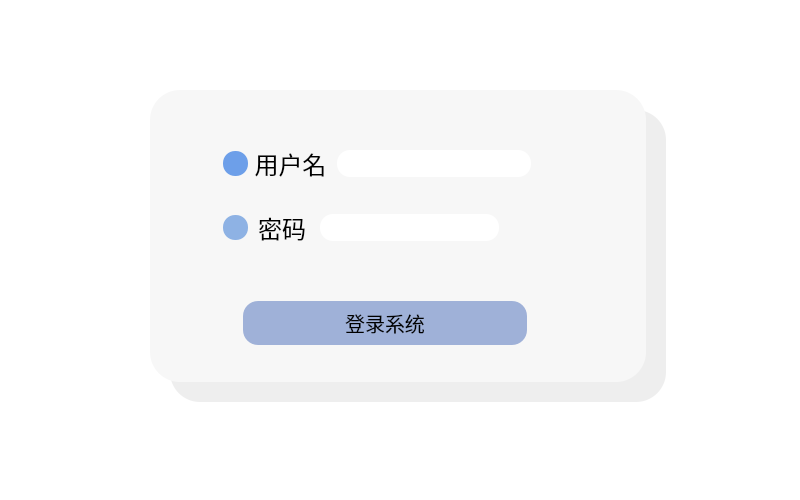
<?xml version="1.0" encoding="UTF-8"?>
<ui version="4.0">
 <class>LogIn</class>
 <widget class="QMainWindow" name="LogIn">
  <property name="geometry">
   <rect>
    <x>0</x>
    <y>0</y>
    <width>800</width>
    <height>500</height>
   </rect>
  </property>
  <property name="windowTitle">
   <string>LogIn</string>
  </property>
  <property name="styleSheet">
   <string notr="true">background-color:rgb(247,247,247);</string>
  </property>
  <widget class="QWidget" name="centralwidget">
   <property name="styleSheet">
    <string notr="true">background-color:rgb(255,255,255)</string>
   </property>
   <widget class="QLabel" name="label">
    <property name="geometry">
     <rect>
      <x>150</x>
      <y>90</y>
      <width>496</width>
      <height>292</height>
     </rect>
    </property>
    <property name="styleSheet">
     <string notr="true">*{
 border-radius: 30px; border: none; background: rgb(247,247,247);
}</string>
    </property>
    <property name="text">
     <string/>
    </property>
   </widget>
   <widget class="QLineEdit" name="IDedit">
    <property name="enabled">
     <bool>true</bool>
    </property>
    <property name="geometry">
     <rect>
      <x>337</x>
      <y>150</y>
      <width>194</width>
      <height>27</height>
     </rect>
    </property>
    <property name="minimumSize">
     <size>
      <width>164</width>
      <height>27</height>
     </size>
    </property>
    <property name="styleSheet">
     <string notr="true">*{
border:none;
background-color: rgb(255, 255, 255); 
border-radius: 13px
}</string>
    </property>
   </widget>
   <widget class="QLineEdit" name="passwordedit">
    <property name="enabled">
     <bool>true</bool>
    </property>
    <property name="geometry">
     <rect>
      <x>320</x>
      <y>214</y>
      <width>179</width>
      <height>27</height>
     </rect>
    </property>
    <property name="minimumSize">
     <size>
      <width>164</width>
      <height>27</height>
     </size>
    </property>
    <property name="styleSheet">
     <string notr="true">*{
border:none;
background-color: rgb(255, 255, 255); 
border-radius: 13px
}</string>
    </property>
    <property name="echoMode">
     <enum>QLineEdit::Password</enum>
    </property>
   </widget>
   <widget class="QLabel" name="label_7">
    <property name="geometry">
     <rect>
      <x>223</x>
      <y>215</y>
      <width>25</width>
      <height>25</height>
     </rect>
    </property>
    <property name="minimumSize">
     <size>
      <width>25</width>
      <height>25</height>
     </size>
    </property>
    <property name="styleSheet">
     <string notr="true">*{
 border-radius: 12px; border: none; background: rgb(142,178,228);
}</string>
    </property>
    <property name="text">
     <string/>
    </property>
   </widget>
   <widget class="QLabel" name="label_3">
    <property name="geometry">
     <rect>
      <x>250</x>
      <y>150</y>
      <width>81</width>
      <height>27</height>
     </rect>
    </property>
    <property name="minimumSize">
     <size>
      <width>81</width>
      <height>27</height>
     </size>
    </property>
    <property name="font">
     <font>
      <family>微软雅黑</family>
      <pointsize>18</pointsize>
     </font>
    </property>
    <property name="styleSheet">
     <string notr="true">background-color:rgb(247,247,247)</string>
    </property>
    <property name="text">
     <string>用户名</string>
    </property>
    <property name="alignment">
     <set>Qt::AlignCenter</set>
    </property>
   </widget>
   <widget class="QLabel" name="label_5">
    <property name="geometry">
     <rect>
      <x>252</x>
      <y>214</y>
      <width>60</width>
      <height>27</height>
     </rect>
    </property>
    <property name="minimumSize">
     <size>
      <width>60</width>
      <height>27</height>
     </size>
    </property>
    <property name="font">
     <font>
      <family>微软雅黑</family>
      <pointsize>18</pointsize>
     </font>
    </property>
    <property name="styleSheet">
     <string notr="true">background-color:rgb(247,247,247)</string>
    </property>
    <property name="text">
     <string>密码</string>
    </property>
    <property name="alignment">
     <set>Qt::AlignCenter</set>
    </property>
   </widget>
   <widget class="QPushButton" name="loginbtn">
    <property name="geometry">
     <rect>
      <x>243</x>
      <y>301</y>
      <width>284</width>
      <height>44</height>
     </rect>
    </property>
    <property name="sizePolicy">
     <sizepolicy hsizetype="Minimum" vsizetype="Minimum">
      <horstretch>0</horstretch>
      <verstretch>0</verstretch>
     </sizepolicy>
    </property>
    <property name="minimumSize">
     <size>
      <width>0</width>
      <height>9</height>
     </size>
    </property>
    <property name="font">
     <font>
      <family>微软雅黑</family>
      <pointsize>15</pointsize>
     </font>
    </property>
    <property name="cursor">
     <cursorShape>PointingHandCursor</cursorShape>
    </property>
    <property name="layoutDirection">
     <enum>Qt::LeftToRight</enum>
    </property>
    <property name="styleSheet">
     <string notr="true">*{
background-color:rgb(159,177,216);
border-radius: 15px;
}
QPushButton:pressed{  background-color: #5172c4;}
</string>
    </property>
    <property name="text">
     <string>登录系统</string>
    </property>
    <property name="iconSize">
     <size>
      <width>20</width>
      <height>20</height>
     </size>
    </property>
   </widget>
   <widget class="QLabel" name="label_2">
    <property name="geometry">
     <rect>
      <x>170</x>
      <y>110</y>
      <width>496</width>
      <height>292</height>
     </rect>
    </property>
    <property name="styleSheet">
     <string notr="true">*{
 border-radius: 30px; border: none; background: rgb(238,238,238);
}</string>
    </property>
    <property name="text">
     <string/>
    </property>
   </widget>
   <widget class="QLabel" name="label_6">
    <property name="geometry">
     <rect>
      <x>223</x>
      <y>151</y>
      <width>25</width>
      <height>25</height>
     </rect>
    </property>
    <property name="sizePolicy">
     <sizepolicy hsizetype="Fixed" vsizetype="Fixed">
      <horstretch>0</horstretch>
      <verstretch>0</verstretch>
     </sizepolicy>
    </property>
    <property name="minimumSize">
     <size>
      <width>25</width>
      <height>25</height>
     </size>
    </property>
    <property name="styleSheet">
     <string notr="true">*{
 border-radius: 12px; border: none; background: rgb(109,159,233);
}</string>
    </property>
    <property name="text">
     <string/>
    </property>
   </widget>
   <zorder>label_2</zorder>
   <zorder>label</zorder>
   <zorder>IDedit</zorder>
   <zorder>passwordedit</zorder>
   <zorder>label_7</zorder>
   <zorder>label_3</zorder>
   <zorder>label_5</zorder>
   <zorder>loginbtn</zorder>
   <zorder>label_6</zorder>
  </widget>
 </widget>
 <resources/>
 <connections/>
</ui>
